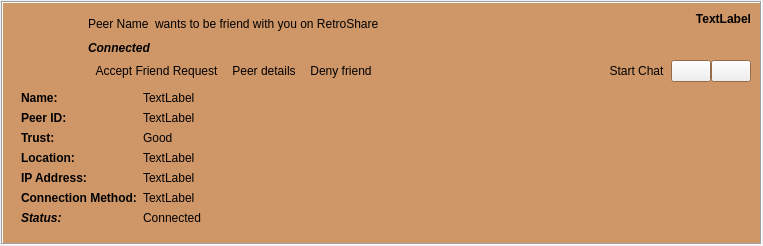
<?xml version="1.0" encoding="UTF-8"?>
<ui version="4.0">
 <class>SecurityItem</class>
 <widget class="QWidget" name="SecurityItem">
  <property name="geometry">
   <rect>
    <x>0</x>
    <y>0</y>
    <width>763</width>
    <height>241</height>
   </rect>
  </property>
  <layout class="QGridLayout">
   <property name="margin">
    <number>1</number>
   </property>
   <item row="0" column="0">
    <widget class="QFrame" name="frame">
     <property name="sizePolicy">
      <sizepolicy hsizetype="Expanding" vsizetype="Fixed">
       <horstretch>0</horstretch>
       <verstretch>0</verstretch>
      </sizepolicy>
     </property>
     <property name="palette">
      <palette>
       <active>
        <colorrole role="Base">
         <brush brushstyle="SolidPattern">
          <color alpha="255">
           <red>207</red>
           <green>150</green>
           <blue>103</blue>
          </color>
         </brush>
        </colorrole>
        <colorrole role="Window">
         <brush brushstyle="SolidPattern">
          <color alpha="255">
           <red>207</red>
           <green>150</green>
           <blue>103</blue>
          </color>
         </brush>
        </colorrole>
       </active>
       <inactive>
        <colorrole role="Base">
         <brush brushstyle="SolidPattern">
          <color alpha="255">
           <red>207</red>
           <green>150</green>
           <blue>103</blue>
          </color>
         </brush>
        </colorrole>
        <colorrole role="Window">
         <brush brushstyle="SolidPattern">
          <color alpha="255">
           <red>207</red>
           <green>150</green>
           <blue>103</blue>
          </color>
         </brush>
        </colorrole>
       </inactive>
       <disabled>
        <colorrole role="Base">
         <brush brushstyle="SolidPattern">
          <color alpha="255">
           <red>240</red>
           <green>240</green>
           <blue>240</blue>
          </color>
         </brush>
        </colorrole>
        <colorrole role="Window">
         <brush brushstyle="SolidPattern">
          <color alpha="255">
           <red>207</red>
           <green>150</green>
           <blue>103</blue>
          </color>
         </brush>
        </colorrole>
       </disabled>
      </palette>
     </property>
     <property name="autoFillBackground">
      <bool>true</bool>
     </property>
     <property name="frameShape">
      <enum>QFrame::Box</enum>
     </property>
     <property name="frameShadow">
      <enum>QFrame::Sunken</enum>
     </property>
     <layout class="QGridLayout">
      <property name="verticalSpacing">
       <number>0</number>
      </property>
      <item row="0" column="0">
       <widget class="QFrame" name="headFrame">
        <layout class="QGridLayout">
         <property name="verticalSpacing">
          <number>0</number>
         </property>
         <property name="margin">
          <number>0</number>
         </property>
         <item row="0" column="0" rowspan="2">
          <widget class="AvatarWidget" name="avatar">
           <property name="minimumSize">
            <size>
             <width>70</width>
             <height>70</height>
            </size>
           </property>
           <property name="maximumSize">
            <size>
             <width>70</width>
             <height>70</height>
            </size>
           </property>
           <property name="alignment">
            <set>Qt::AlignLeading|Qt::AlignLeft|Qt::AlignTop</set>
           </property>
          </widget>
         </item>
         <item row="0" column="1">
          <layout class="QGridLayout">
           <property name="horizontalSpacing">
            <number>6</number>
           </property>
           <property name="verticalSpacing">
            <number>0</number>
           </property>
           <item row="0" column="0">
            <widget class="StyledLabel" name="peerNameLabel">
             <property name="text">
              <string notr="true">Peer Name</string>
             </property>
             <property name="alignment">
              <set>Qt::AlignLeading|Qt::AlignLeft|Qt::AlignVCenter</set>
             </property>
            </widget>
           </item>
           <item row="1" column="0" colspan="2">
            <widget class="QLabel" name="titleLabel">
             <property name="sizePolicy">
              <sizepolicy hsizetype="Minimum" vsizetype="Minimum">
               <horstretch>0</horstretch>
               <verstretch>0</verstretch>
              </sizepolicy>
             </property>
             <property name="font">
              <font>
               <weight>75</weight>
               <italic>true</italic>
               <bold>true</bold>
              </font>
             </property>
             <property name="text">
              <string notr="true">Connected</string>
             </property>
             <property name="alignment">
              <set>Qt::AlignLeading|Qt::AlignLeft|Qt::AlignVCenter</set>
             </property>
            </widget>
           </item>
           <item row="0" column="1">
            <widget class="StyledLabel" name="requestLabel">
             <property name="sizePolicy">
              <sizepolicy hsizetype="MinimumExpanding" vsizetype="Minimum">
               <horstretch>0</horstretch>
               <verstretch>0</verstretch>
              </sizepolicy>
             </property>
             <property name="text">
              <string>wants to be friend with you on RetroShare</string>
             </property>
             <property name="alignment">
              <set>Qt::AlignLeading|Qt::AlignLeft|Qt::AlignVCenter</set>
             </property>
             <property name="wordWrap">
              <bool>true</bool>
             </property>
            </widget>
           </item>
          </layout>
         </item>
         <item row="0" column="2">
          <layout class="QHBoxLayout" name="horizontalLayout_2">
           <item>
            <widget class="QLabel" name="timeLabel">
             <property name="font">
              <font>
               <weight>75</weight>
               <bold>true</bold>
              </font>
             </property>
             <property name="text">
              <string notr="true">TextLabel</string>
             </property>
             <property name="alignment">
              <set>Qt::AlignRight|Qt::AlignTop|Qt::AlignTrailing</set>
             </property>
            </widget>
           </item>
          </layout>
         </item>
         <item row="1" column="1" colspan="2">
          <layout class="QHBoxLayout" name="horizontalLayout_3">
           <item>
            <widget class="QToolButton" name="friendRequesttoolButton">
             <property name="focusPolicy">
              <enum>Qt::NoFocus</enum>
             </property>
             <property name="text">
              <string>Accept Friend Request</string>
             </property>
             <property name="icon">
              <iconset resource="../images.qrc">
               <normaloff>:/images/user/user_request48.png</normaloff>:/images/user/user_request48.png</iconset>
             </property>
             <property name="iconSize">
              <size>
               <width>24</width>
               <height>24</height>
              </size>
             </property>
             <property name="toolButtonStyle">
              <enum>Qt::ToolButtonTextBesideIcon</enum>
             </property>
             <property name="autoRaise">
              <bool>true</bool>
             </property>
            </widget>
           </item>
           <item>
            <widget class="QToolButton" name="peerDetailsButton">
             <property name="focusPolicy">
              <enum>Qt::NoFocus</enum>
             </property>
             <property name="text">
              <string>Peer details</string>
             </property>
             <property name="icon">
              <iconset resource="../images.qrc">
               <normaloff>:/images/informations_24x24.png</normaloff>:/images/informations_24x24.png</iconset>
             </property>
             <property name="iconSize">
              <size>
               <width>24</width>
               <height>24</height>
              </size>
             </property>
             <property name="toolButtonStyle">
              <enum>Qt::ToolButtonTextBesideIcon</enum>
             </property>
             <property name="autoRaise">
              <bool>true</bool>
             </property>
            </widget>
           </item>
           <item>
            <widget class="QToolButton" name="removeFriendButton">
             <property name="focusPolicy">
              <enum>Qt::NoFocus</enum>
             </property>
             <property name="text">
              <string>Deny friend</string>
             </property>
             <property name="icon">
              <iconset resource="../images.qrc">
               <normaloff>:/images/denied16.png</normaloff>:/images/denied16.png</iconset>
             </property>
             <property name="iconSize">
              <size>
               <width>16</width>
               <height>16</height>
              </size>
             </property>
             <property name="toolButtonStyle">
              <enum>Qt::ToolButtonTextBesideIcon</enum>
             </property>
             <property name="autoRaise">
              <bool>true</bool>
             </property>
            </widget>
           </item>
           <item>
            <spacer>
             <property name="orientation">
              <enum>Qt::Horizontal</enum>
             </property>
             <property name="sizeType">
              <enum>QSizePolicy::Preferred</enum>
             </property>
             <property name="sizeHint" stdset="0">
              <size>
               <width>388</width>
               <height>21</height>
              </size>
             </property>
            </spacer>
           </item>
           <item>
            <widget class="QToolButton" name="chatButton">
             <property name="sizePolicy">
              <sizepolicy hsizetype="Fixed" vsizetype="Fixed">
               <horstretch>0</horstretch>
               <verstretch>0</verstretch>
              </sizepolicy>
             </property>
             <property name="focusPolicy">
              <enum>Qt::NoFocus</enum>
             </property>
             <property name="toolTip">
              <string>Chat</string>
             </property>
             <property name="text">
              <string>Start Chat</string>
             </property>
             <property name="icon">
              <iconset resource="../images.qrc">
               <normaloff>:/images/chat_24.png</normaloff>:/images/chat_24.png</iconset>
             </property>
             <property name="toolButtonStyle">
              <enum>Qt::ToolButtonTextBesideIcon</enum>
             </property>
             <property name="autoRaise">
              <bool>true</bool>
             </property>
            </widget>
           </item>
           <item>
            <spacer name="horizontalSpacer_3">
             <property name="orientation">
              <enum>Qt::Horizontal</enum>
             </property>
             <property name="sizeHint" stdset="0">
              <size>
               <width>40</width>
               <height>20</height>
              </size>
             </property>
            </spacer>
           </item>
           <item>
            <widget class="QPushButton" name="expandButton">
             <property name="sizePolicy">
              <sizepolicy hsizetype="Fixed" vsizetype="Fixed">
               <horstretch>0</horstretch>
               <verstretch>0</verstretch>
              </sizepolicy>
             </property>
             <property name="focusPolicy">
              <enum>Qt::NoFocus</enum>
             </property>
             <property name="toolTip">
              <string>Expand</string>
             </property>
             <property name="icon">
              <iconset resource="../images.qrc">
               <normaloff>:/images/edit_add24.png</normaloff>:/images/edit_add24.png</iconset>
             </property>
            </widget>
           </item>
           <item>
            <widget class="QPushButton" name="clearButton">
             <property name="sizePolicy">
              <sizepolicy hsizetype="Fixed" vsizetype="Fixed">
               <horstretch>0</horstretch>
               <verstretch>0</verstretch>
              </sizepolicy>
             </property>
             <property name="focusPolicy">
              <enum>Qt::NoFocus</enum>
             </property>
             <property name="toolTip">
              <string>Remove Item</string>
             </property>
             <property name="icon">
              <iconset resource="../images.qrc">
               <normaloff>:/images/close_normal.png</normaloff>:/images/close_normal.png</iconset>
             </property>
            </widget>
           </item>
          </layout>
         </item>
        </layout>
       </widget>
      </item>
      <item row="1" column="0">
       <widget class="QFrame" name="expandFrame">
        <layout class="QGridLayout">
         <item row="0" column="0">
          <layout class="QHBoxLayout" name="horizontalLayout">
           <item>
            <layout class="QVBoxLayout" name="verticalLayout">
             <item>
              <widget class="QLabel" name="label_3">
               <property name="font">
                <font>
                 <weight>75</weight>
                 <bold>true</bold>
                </font>
               </property>
               <property name="text">
                <string>Name:</string>
               </property>
              </widget>
             </item>
             <item>
              <widget class="QLabel" name="label_4">
               <property name="font">
                <font>
                 <weight>75</weight>
                 <bold>true</bold>
                </font>
               </property>
               <property name="text">
                <string>Peer ID:</string>
               </property>
              </widget>
             </item>
             <item>
              <widget class="QLabel" name="label">
               <property name="sizePolicy">
                <sizepolicy hsizetype="Preferred" vsizetype="Minimum">
                 <horstretch>0</horstretch>
                 <verstretch>0</verstretch>
                </sizepolicy>
               </property>
               <property name="font">
                <font>
                 <weight>75</weight>
                 <bold>true</bold>
                </font>
               </property>
               <property name="text">
                <string>Trust: </string>
               </property>
              </widget>
             </item>
             <item>
              <widget class="QLabel" name="label_6">
               <property name="font">
                <font>
                 <weight>75</weight>
                 <bold>true</bold>
                </font>
               </property>
               <property name="text">
                <string>Location:</string>
               </property>
              </widget>
             </item>
             <item>
              <widget class="QLabel" name="label_8">
               <property name="font">
                <font>
                 <weight>75</weight>
                 <bold>true</bold>
                </font>
               </property>
               <property name="text">
                <string>IP Address:</string>
               </property>
              </widget>
             </item>
             <item>
              <widget class="QLabel" name="label_9">
               <property name="font">
                <font>
                 <weight>75</weight>
                 <bold>true</bold>
                </font>
               </property>
               <property name="text">
                <string>Connection Method:</string>
               </property>
              </widget>
             </item>
             <item>
              <widget class="QLabel" name="typeLabel">
               <property name="sizePolicy">
                <sizepolicy hsizetype="Minimum" vsizetype="Minimum">
                 <horstretch>0</horstretch>
                 <verstretch>0</verstretch>
                </sizepolicy>
               </property>
               <property name="font">
                <font>
                 <weight>75</weight>
                 <italic>true</italic>
                 <bold>true</bold>
                </font>
               </property>
               <property name="text">
                <string>Status:</string>
               </property>
              </widget>
             </item>
            </layout>
           </item>
           <item>
            <layout class="QVBoxLayout" name="verticalLayout_2">
             <item>
              <widget class="QLabel" name="nameLabel">
               <property name="sizePolicy">
                <sizepolicy hsizetype="MinimumExpanding" vsizetype="Preferred">
                 <horstretch>0</horstretch>
                 <verstretch>0</verstretch>
                </sizepolicy>
               </property>
               <property name="text">
                <string notr="true">TextLabel</string>
               </property>
              </widget>
             </item>
             <item>
              <widget class="QLabel" name="idLabel">
               <property name="sizePolicy">
                <sizepolicy hsizetype="MinimumExpanding" vsizetype="Preferred">
                 <horstretch>0</horstretch>
                 <verstretch>0</verstretch>
                </sizepolicy>
               </property>
               <property name="text">
                <string notr="true">TextLabel</string>
               </property>
              </widget>
             </item>
             <item>
              <widget class="QLabel" name="trustLabel">
               <property name="text">
                <string notr="true">Good</string>
               </property>
              </widget>
             </item>
             <item>
              <widget class="QLabel" name="locLabel">
               <property name="sizePolicy">
                <sizepolicy hsizetype="MinimumExpanding" vsizetype="Preferred">
                 <horstretch>0</horstretch>
                 <verstretch>0</verstretch>
                </sizepolicy>
               </property>
               <property name="text">
                <string notr="true">TextLabel</string>
               </property>
              </widget>
             </item>
             <item>
              <widget class="QLabel" name="ipLabel">
               <property name="sizePolicy">
                <sizepolicy hsizetype="MinimumExpanding" vsizetype="Preferred">
                 <horstretch>0</horstretch>
                 <verstretch>0</verstretch>
                </sizepolicy>
               </property>
               <property name="text">
                <string notr="true">TextLabel</string>
               </property>
               <property name="textInteractionFlags">
                <set>Qt::LinksAccessibleByMouse|Qt::TextSelectableByMouse</set>
               </property>
              </widget>
             </item>
             <item>
              <widget class="QLabel" name="connLabel">
               <property name="sizePolicy">
                <sizepolicy hsizetype="MinimumExpanding" vsizetype="Preferred">
                 <horstretch>0</horstretch>
                 <verstretch>0</verstretch>
                </sizepolicy>
               </property>
               <property name="text">
                <string notr="true">TextLabel</string>
               </property>
              </widget>
             </item>
             <item>
              <widget class="QLabel" name="statusLabel">
               <property name="text">
                <string notr="true">Connected</string>
               </property>
              </widget>
             </item>
            </layout>
           </item>
          </layout>
         </item>
        </layout>
       </widget>
      </item>
     </layout>
    </widget>
   </item>
  </layout>
  <action name="actionNew_Message">
   <property name="icon">
    <iconset resource="../images.qrc">
     <normaloff>:/images/mail_send.png</normaloff>:/images/mail_send.png</iconset>
   </property>
   <property name="text">
    <string>Write Message</string>
   </property>
  </action>
 </widget>
 <customwidgets>
  <customwidget>
   <class>StyledLabel</class>
   <extends>QLabel</extends>
   <header>gui/common/StyledLabel.h</header>
  </customwidget>
  <customwidget>
   <class>AvatarWidget</class>
   <extends>QLabel</extends>
   <header>gui/common/AvatarWidget.h</header>
   <container>1</container>
  </customwidget>
 </customwidgets>
 <resources>
  <include location="../images.qrc"/>
 </resources>
 <connections/>
</ui>
